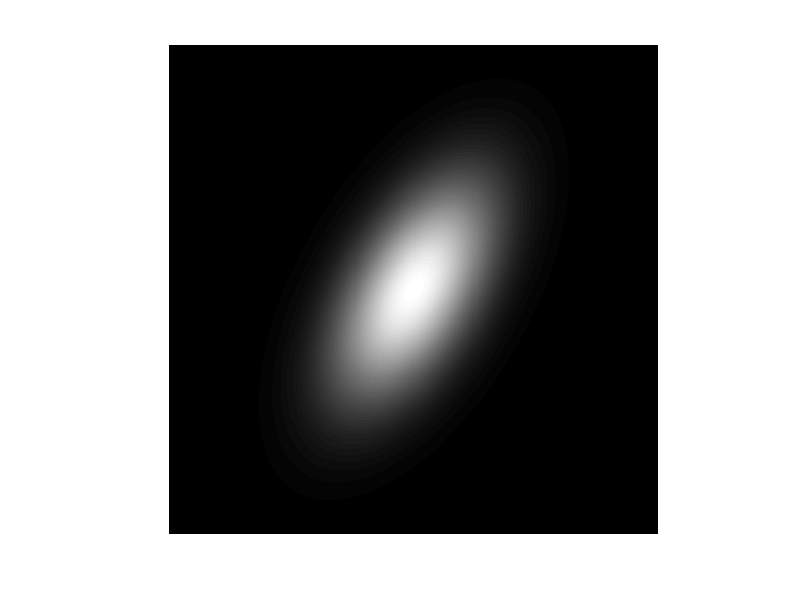

Write the MATLAB code that produced this figure. (Note: this script raises an error after producing the figure.)
%%

steppy = 0.05;
[xx,yy]=meshgrid(-12:steppy:12);

s1 = 2;
s2 = 4;
th = 30/360*2*pi;

xr = cos(th)*xx+sin(th)*yy;
yr = -sin(th)*xx+cos(th)*yy;
gk = exp(-0.5*(xr.^2/s1^2+yr.^2/s2^2));

imshow(gk);
hold on

[M,N]=size(gk);

colormap(parula)


%l1=plot3([0 12*cos(th)],[0 12*sin(th)],[0.03 0.03],'g');
l1=quiver(N/2, M/2,N/2*cos(th),M/2*sin(th),'k');
set(l1,'LineWidth',2)
%l1=plot3([0 12*sin(th)],[0 -12*cos(th)],[0.03 0.03],'g');
l1=quiver(N/2, M/2, N/2*sin(th),-M/2*cos(th),'k');
set(l1,'LineWidth',2)
%axis equal
colorbar
t1 = text(N/2+N/2*cos(th)-0.3/steppy,M/2+M/2*sin(th)-0.3/steppy,'v_2');
set(t1,'FontSize',20);
set(t1,'Color','k');

t1 = text(N/2+N/2*sin(th),M/2-M/2*cos(th)+0.8/steppy,'v_1');
set(t1,'FontSize',20);
set(t1,'Color','k');


v1 = [cos(th) sin(th)];
v2 = [sin(th) -cos(th)];

x1 = [N M]/2+v1*s1/steppy+v2*0.5/steppy;
x2 = [N M]/2+v1*s1/steppy-v2*0.5/steppy;

l1 = plot([x1(1) x2(1)],[x1(2) x2(2)],'k');
set(l1,'LineWidth',3)
t1 = text(x1(1)+0.3/steppy,x1(2)-0.3/steppy,'\sigma_2');
set(t1,'FontSize',20);
set(t1,'Color','k');

x1 = [N M]/2+v2*s2/steppy+v1*0.5/steppy;
x2 = [N M]/2+v2*s2/steppy-v1*0.5/steppy;

l1 = plot([x1(1) x2(1)],[x1(2) x2(2)],'k');
set(l1,'LineWidth',3)
t1 = text(x1(1)+0.3/steppy,x1(2),'\sigma_1');
set(t1,'FontSize',20);
set(t1,'Color','k');
